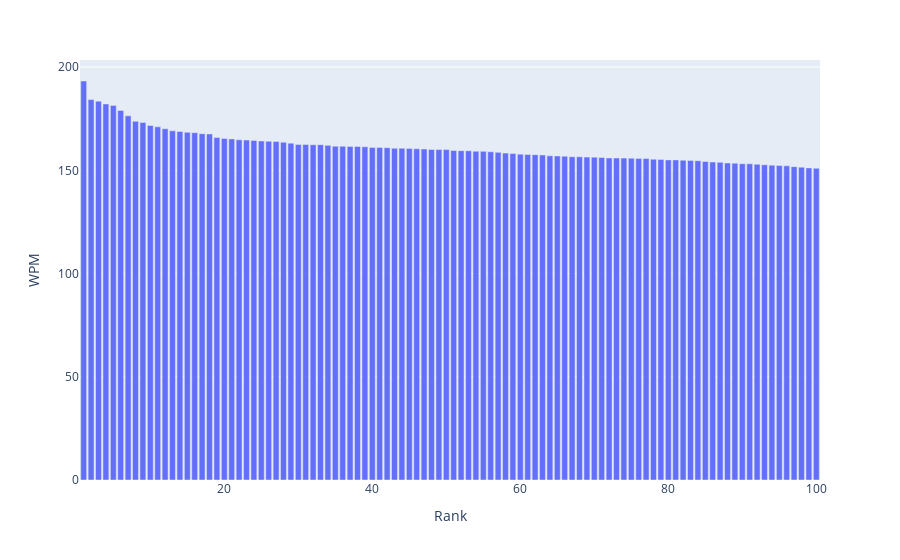

The code cell stored with this chart in its notebook:
### Code cell
fig_top_100_wpm = px.bar(df_top_100_wpm, x = 'Rank', y = 'WPM')
fig_top_100_wpm.write_html('Analyses/top_100_wpm.html')
fig_top_100_wpm.write_image('Analyses/top_100_wpm.png', 
width = 1920, height = 1080, engine = 'kaleido', scale = 2)
fig_top_100_wpm

### Figure 1 — Plotly figure (JSON) as saved in the notebook; plotly's stock layout.template omitted (floating-point values rounded to 4 significant figures)
{"data": [{"alignmentgroup": "True", "hovertemplate": "Rank=%{x}<br>WPM=%{y}<extra></extra>", "legendgroup": "", "marker": {"color": "#636efa", "pattern": {"shape": ""}}, "name": "", "offsetgroup": "", "orientation": "v", "showlegend": false, "textposition": "auto", "type": "bar", "x": [1, 2, 3, 4, 5, 6, 7, 8, 9, 10, 11, 12, 13, 14, 15, 16, 17, 18, 19, 20, 21, 22, 23, 24, 25, 26, 27, 28, 29, 30, 31, 32, 33, 34, 35, 36, 37, 38, 39, 40, 41, 42, 43, 44, 45, 46, 47, 48, 49, 50, 51, 52, 53, 54, 55, 56, 57, 58, 59, 60, 61, 62, 63, 64, 65, 66, 67, 68, 69, 70, 71, 72, 73, 74, 75, 76, 77, 78, 79, 80, 81, 82, 83, 84, 85, 86, 87, 88, 89, 90, 91, 92, 93, 94, 95, 96, 97, 98, 99, 100], "xaxis": "x", "y": [193.3, 184.2, 183.5, 182.1, 181.4, 179.0, 176.4, 173.7, 173.2, 171.7, 171.0, 170.1, 169.1, 168.8, 168.4, 168.2, 167.7, 167.6, 165.9, 165.4, 165.2, 164.8, 164.7, 164.5, 164.2, 164.1, 163.9, 163.6, 163.1, 162.5, 162.5, 162.4, 162.4, 162.1, 161.7, 161.7, 161.6, 161.6, 161.4, 161.1, 161.1, 161.0, 160.7, 160.7, 160.6, 160.4, 160.3, 160.1, 160.1, 160.0, 159.6, 159.5, 159.5, 159.2, 159.2, 159.0, 158.7, 158.3, 158.2, 157.8, 157.7, 157.6, 157.4, 157.0, 157.0, 156.9, 156.6, 156.5, 156.4, 156.4, 156.2, 156.0, 156.0, 155.9, 155.9, 155.8, 155.7, 155.4, 155.3, 155.0, 155.0, 154.9, 154.8, 154.6, 154.3, 154.0, 153.9, 153.6, 153.4, 153.2, 153.1, 152.9, 152.7, 152.5, 152.3, 152.2, 151.8, 151.5, 151.2, 151.0], "yaxis": "y"}], "layout": {"barmode": "relative", "legend": {"tracegroupgap": 0}, "margin": {"t": 60}, "xaxis": {"anchor": "y", "domain": [0, 1], "title": {"text": "Rank"}}, "yaxis": {"anchor": "x", "domain": [0, 1], "title": {"text": "WPM"}}}}
